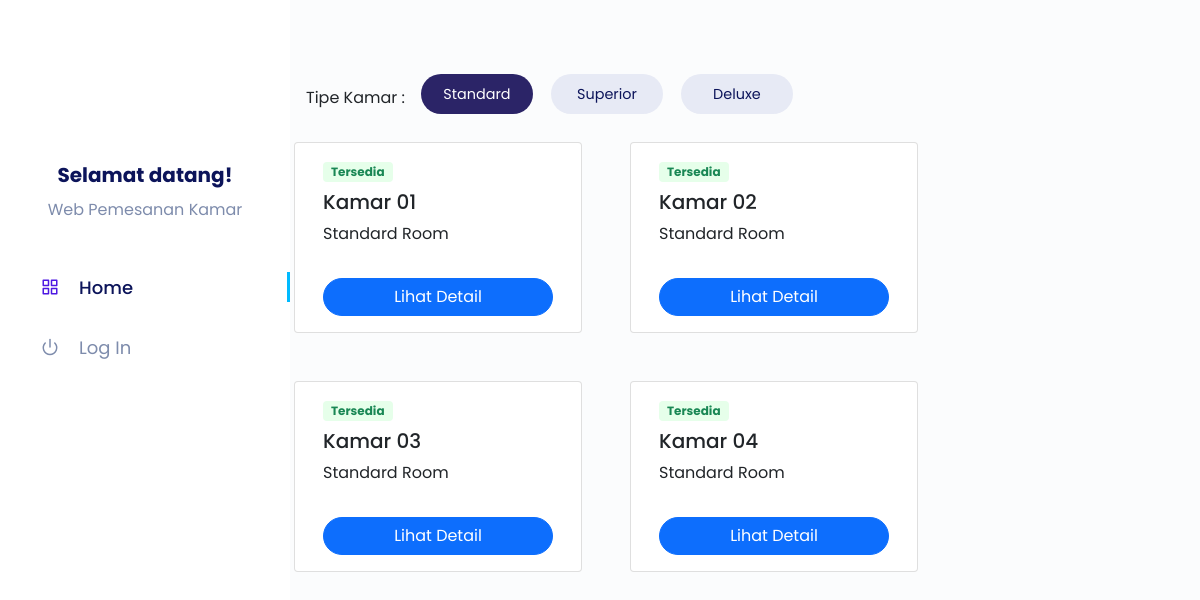
The page /public on the database as committed earlier.
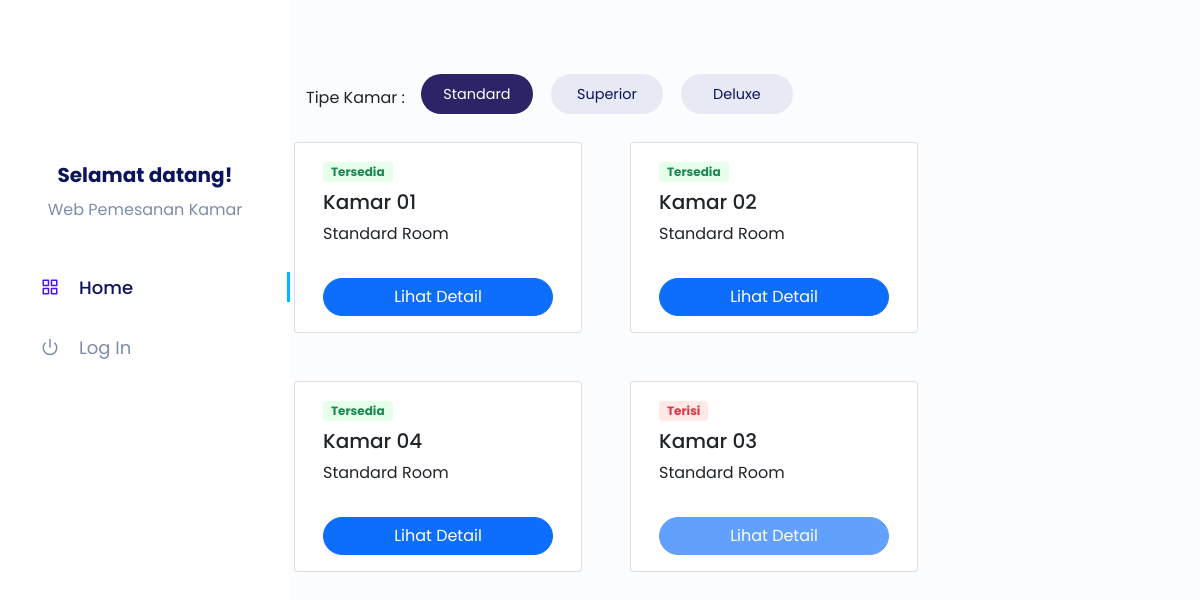
The same page on the database as committed later.
### tables this page shows
CREATE TABLE `room` (
  `idRoom` int(11) NOT NULL,
  `idRoomType` int(11) NOT NULL,
  `noRoom` int(11) NOT NULL,
  `isBooked` tinyint(1) NOT NULL DEFAULT 0
);

CREATE TABLE `roomType` (
  `idRoomType` int(11) NOT NULL,
  `nameRoomType` varchar(255) NOT NULL,
  `priceRoomType` bigint(64) NOT NULL
);

### app/core/Controller.php (called while the page is built, shortened)
<?php
class Controller {
    public function view($view, $data = [])
    {
        require_once '../app/views/' . $view . '.php';
    }
    public function model($model)
    {
        return new $model;
    }
}

### app/controllers/Home.php (called while the page is built, shortened)
<?php
class Home extends Controller {
    public function index()
    {
        $data['standardRoom'] = $this->model('RoomModel')->getAllStandardRoom();
        $data['superiorRoom'] = $this->model('RoomModel')->getAllSuperiorRoom();
        $data['deluxeRoom'] = $this->model('RoomModel')->getAllDeluxeRoom();
        $data['page'] = 'home';
        $data['judul'] = 'Beranda';
        $this->view('home/index', $data);
    }
}

### app/core/App.php (called while the page is built, shortened)
<?php
class App {
    protected $method = 'index';
    protected $params = [];
    public function __construct()
    {
        $this->controller = new $this->controller;
        call_user_func_array([$this->controller, $this->method], $this->params);
    }
}

### public/index.php (called while the page is built, shortened)
<?php
$app = new App;

### app/core/Database.php (called while the page is built, shortened)
<?php
class Database {
    private $host = DB_HOST;
    private $user = DB_USER;
    private $pass = DB_PASS;
    private $db_name = DB_NAME;
    private $dbh;
    private $stmt;
    public function __construct()
    {
        $dsn = 'mysql:host=' . $this->host . ';dbname=' . $this->db_name;
        $option = [
            PDO::ATTR_PERSISTENT => true,
            PDO::ATTR_ERRMODE => PDO::ERRMODE_EXCEPTION
        ];
        try {
            $this->dbh = new PDO($dsn, $this->user, $this->pass, $option);
        } catch(PDOException $e) {
            die($e->getMessage());
        }
    }
    public function query($query)
    {
        $this->stmt = $this->dbh->prepare($query);
    }
    public function execute()
    {
        $this->stmt->execute();
    }
    public function resultSet()
    {
        $this->execute();
        return $this->stmt->fetchAll(PDO::FETCH_ASSOC);
    }
}

### app/models/RoomModel.php (called while the page is built, shortened)
<?php
class RoomModel {
    private $table = 'room';
    private $db;
    public function __construct()
    {
        $this->db = new Database;
    }
    public function getAllStandardRoom()
    {
        $this->db->query('SELECT * FROM ' . $this->table . ' INNER JOIN roomType ON roomType.idRoomType = ' . $this->table . '.idRoomType WHERE roomType.idRoomType=1 ORDER BY isBooked, noRoom ASC');
        return $this->db->resultSet();
    }
    public function getAllSuperiorRoom()
    {
        $this->db->query('SELECT * FROM ' . $this->table . ' INNER JOIN roomType ON roomType.idRoomType = ' . $this->table . '.idRoomType WHERE roomType.idRoomType=2 ORDER BY isBooked, noRoom ASC');
        return $this->db->resultSet();
    }
    public function getAllDeluxeRoom()
    {
        $this->db->query('SELECT * FROM ' . $this->table . ' INNER JOIN roomType ON roomType.idRoomType = ' . $this->table . '.idRoomType WHERE roomType.idRoomType=3 ORDER BY isBooked, noRoom ASC');
        return $this->db->resultSet();
    }
}

### app/views/home/index.php (the view, shortened to what the rows shown need)
<div class="col-12 col-xl-9">
    <div class="tab-content" id="tableTabContent">
        <div class="tab-pane fade show active" id="standardRoom" role="tabpanel" aria-labelledby="standardRoom-tab">
            <div class="row gap-5">
                <?php foreach($data['standardRoom'] as $room) : ?>
                <div class="card" style="width: 18rem;">
                    <div class="card-body">
                        <span style="background-color: <?= $room['isBooked'] == 0 ? '#e6ffea' : '#ffe9e6';?>;"
                            class="badge text-<?= $room['isBooked'] == 0 ? 'success' : 'danger';?> mb-2 py-1 px-2"><?= $room['isBooked'] == 0 ? 'Tersedia' : 'Terisi';?></span>
                        <h5 class="card-title font-weight-bold">Kamar 0<?= $room['noRoom'];?></h5>
                        <p class="card-text"><?= $room['nameRoomType'];?></p>
                        <div class="d-grid">
                            <?php if(isset($_SESSION['login']) && $_SESSION['isAdmin'] == 1 ) : ?>
                            <a type="button" href="<?= BASEURL; ?>/home/detail/<?= $room['idRoom']; ?>"
                                class="btn btn-primary mt-3" style="border-radius: 100px;">Edit Kamar</a>
                            <?php else : ?>
                            <a type="button" href="<?= BASEURL; ?>/home/detail/<?= $room['idRoom']; ?>"
                                class="btn btn-primary mt-3 <?= $room['isBooked'] == 0 ? ' ' : 'disabled'?>"
                                style="border-radius: 100px;">Lihat Detail</a>
                            <?php endif;?>
                        </div>
                    </div>
                </div>
                <?php endforeach; ?>
            </div>
        </div>
    </div>
</div>

Rows that differ between the two databases and show on the page:
shown differently, row unchanged: room (number 3 of 4 on the later page): moves up the list
changed room (number 4 of 4 on the later page): isBooked "Tersedia" → "Terisi"
